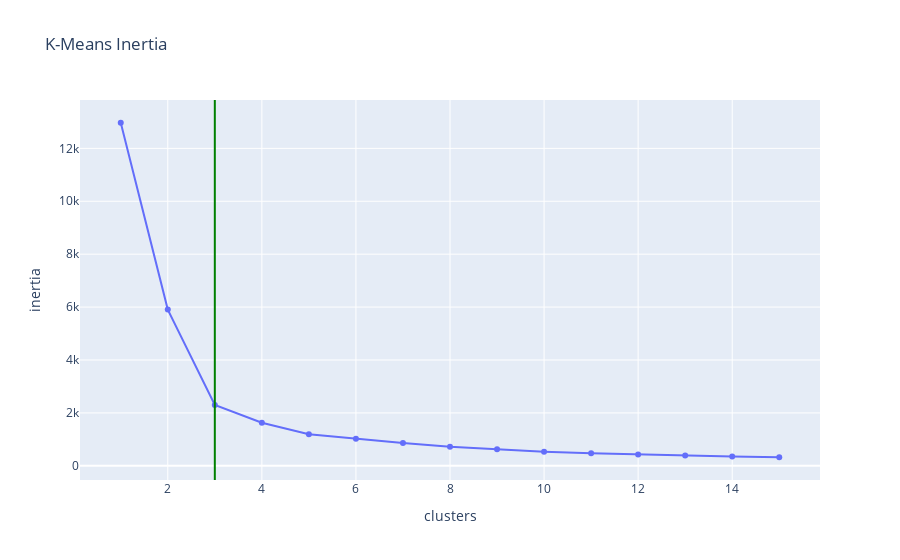

Source (notebook cell):
### Markdown cell above
Vemos que usando solo dos variables nos realiza los mismos cluster por defecto, veamos si el optimo sigue siendo cuatro con esas dos variables:

### Code cell
inertia = []
for i in np.arange(1,16):
    km = KMeans(n_clusters=i).fit(prueba)
    inertia.append(km.inertia_)
# ahora dibujamos las difrentes distorsiones o inercias:
px.line(x= np.arange(1,16), y= inertia,markers=True,title="K-Means Inertia",\
        labels=dict(x="clusters",y="inertia")).add_vline(x=3,line_color="green")

### Figure 1 — Plotly figure (JSON) as saved in the notebook; plotly's stock layout.template omitted (floating-point values rounded to 4 significant figures)
{"data": [{"hovertemplate": "clusters=%{x}<br>inertia=%{y}<extra></extra>", "legendgroup": "", "line": {"color": "#636efa", "dash": "solid"}, "marker": {"symbol": "circle"}, "mode": "lines+markers", "name": "", "orientation": "v", "showlegend": false, "type": "scatter", "x": [1, 2, 3, 4, 5, 6, 7, 8, 9, 10, 11, 12, 13, 14, 15], "xaxis": "x", "y": [12970.0, 5905.0, 2301.0, 1626.0, 1197.0, 1022.0, 864.5, 725.1, 624.7, 534.8, 477.9, 428.8, 386.0, 350.4, 324.1], "yaxis": "y"}], "layout": {"legend": {"tracegroupgap": 0}, "shapes": [{"line": {"color": "green"}, "type": "line", "x0": 3, "x1": 3, "xref": "x", "y0": 0, "y1": 1, "yref": "y domain"}], "title": {"text": "K-Means Inertia"}, "xaxis": {"anchor": "y", "domain": [0, 1], "title": {"text": "clusters"}}, "yaxis": {"anchor": "x", "domain": [0, 1], "title": {"text": "inertia"}}}}
